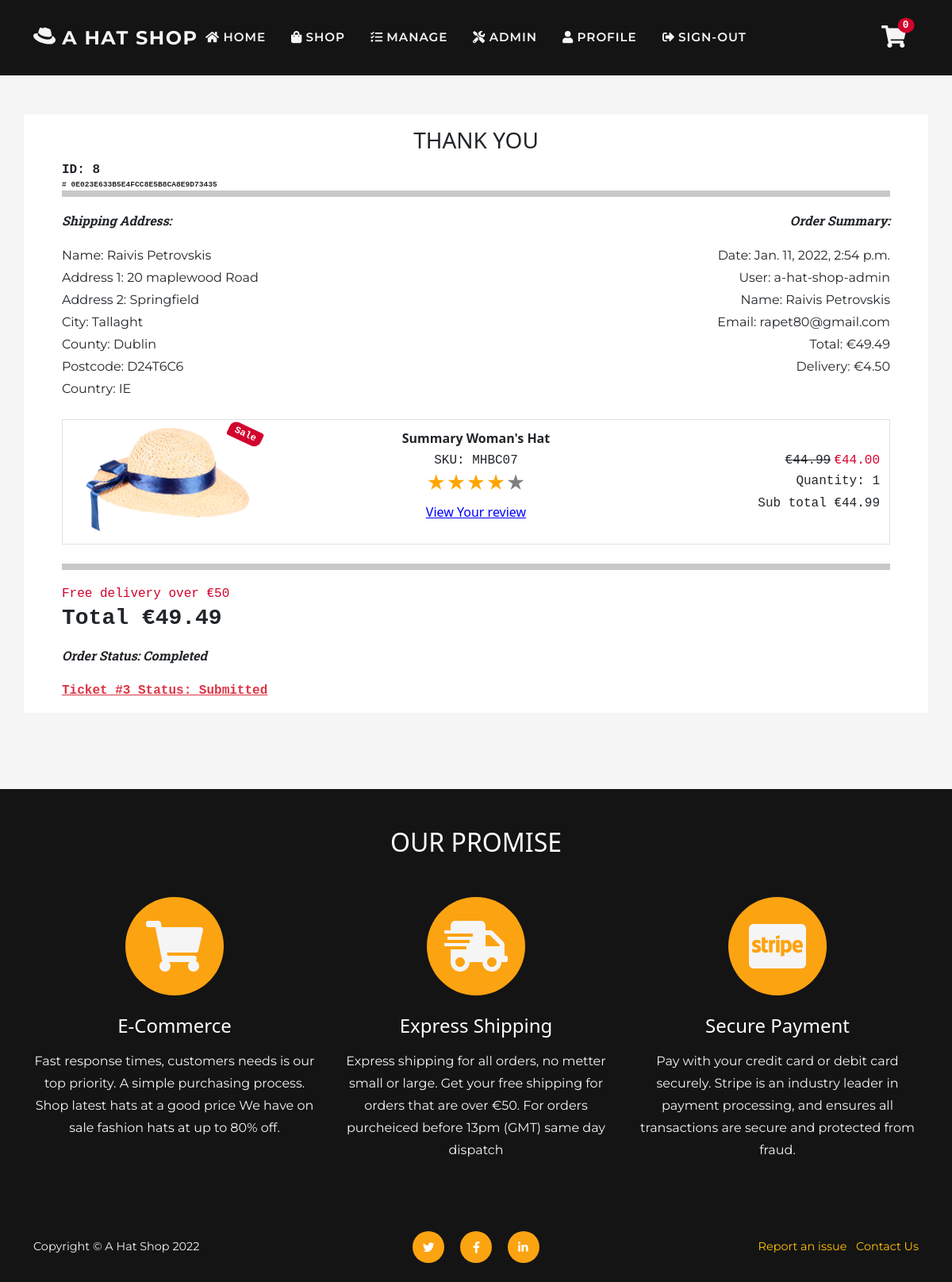
/user/order_history/0E023E633B5E4FCC8E5B8CA8E9D73435 (signed in), run on the app's committed database.
### checkout/models.py (models this page shows, shortened)
class Order(models.Model):
    SUBMITTED = 'Submitted'
    PAYMENT = 'Payment received'
    PROCESSED = 'Proccessed'
    SHIPPED = 'Shipped'
    CANCELLED = 'Cancelled'
    COMPLETED = 'Completed'
    ORDER_STATUS = [
        (SUBMITTED, 'Submitted'),
        (PAYMENT, 'Payment received'),
        (PROCESSED, 'Proccessed'),
        (SHIPPED, 'Shipped'),
        (CANCELLED, 'Cancelled'),
        (COMPLETED, 'Completed'),
    ]
    date = models.DateTimeField(auto_now_add=True)
    status = models.CharField(
        max_length=50, default=SUBMITTED, choices=ORDER_STATUS)
    order_number = models.CharField(
        max_length=32, null=False, editable=False)
    total = models.DecimalField(
        max_digits=10, decimal_places=2, default=0)
    delivery = models.DecimalField(
        max_digits=6, decimal_places=2, default=0)
    items = models.TextField(
        null=False, blank=False, default='')
    stripe_pid = models.CharField(
        max_length=254, null=False, blank=False, default='')
    paid = models.BooleanField(default=False)
    user_profile = models.ForeignKey(
        User, on_delete=models.SET_NULL,
        null=True, blank=True, related_name='orders')
    full_name = models.CharField(max_length=50)
    email = models.EmailField(max_length=50)
    shipping_name = models.CharField(max_length=50)
    address_line_1 = models.CharField(max_length=100)
    address_line_2 = models.CharField(max_length=100, blank=True)
    city = models.CharField(max_length=60)
    county = models.CharField(max_length=60, blank=True)
    postcode = models.CharField(max_length=30, blank=True)
    country = CountryField(blank_label='Country')

class OrderLine(models.Model):
    product = models.ForeignKey(Product, on_delete=models.CASCADE)
    quantity = models.IntegerField(default=1)
    order = models.ForeignKey(Order, on_delete=models.CASCADE,
                              related_name='lineitems')
    product_total = models.DecimalField(
        max_digits=6, decimal_places=2, editable=False, default=0)

### shop/models.py (models this page shows, shortened)
class Product(models.Model):
    sku = models.CharField(max_length=60)
    category = models.ForeignKey(
        'Category', null=True, blank=True,
        on_delete=models.SET_NULL)
    style = models.CharField(max_length=60)
    color = models.CharField(max_length=60)
    name = models.CharField(max_length=60)
    description = models.TextField(max_length=250)
    price = models.DecimalField(
        max_digits=6, decimal_places=2)
    image = models.ImageField(null=True, blank=True)
    sale = models.BooleanField(default=False)
    sale_price = models.DecimalField(
        max_digits=6, decimal_places=2,
        null=True, blank=True)
    item_count = models.IntegerField(
        blank=False, null=False, default=0)
    rating = models.DecimalField(
        max_digits=6, decimal_places=2,
        null=True, blank=True)
    rating_counter = models.PositiveSmallIntegerField(default=0)

### support/models.py (models this page shows, shortened)
class CustomerSuport(models.Model):
    SUBMITTED = 'Submitted'
    REVIEW = 'In Review'
    RESOLVED = 'Resolved'
    SELECT = 'Select'
    ORDER = 'Order'
    PRODUCT = 'Product'
    ACCOUNT = 'Account'
    ISSUE_CHOICES = [
        (SELECT, 'Select'),
        (ORDER, 'Order'),
        (PRODUCT, 'Product'),
        (ACCOUNT, 'Account'),
    ]
    STATUS_CHOICES = [
        (SUBMITTED, 'Submitted'),
        (REVIEW, 'In Review'),
        (RESOLVED, 'Resolved'),
    ]
    status = models.CharField(
        max_length=60, default=SUBMITTED,
        choices=STATUS_CHOICES)
    user_profile = models.ForeignKey(
        User, on_delete=models.CASCADE,
        related_name='user_support')
    issue = models.CharField(
        max_length=60, default=SELECT,
        choices=ISSUE_CHOICES)
    message = models.TextField(max_length=500)
    order_line = models.ForeignKey(
        OrderLine, on_delete=models.CASCADE,
        related_name='orderline_support', null=True)
    order = models.ForeignKey(
        Order, on_delete=models.CASCADE,
        related_name='order_support', null=True)
    date = models.DateTimeField(auto_now_add=True)

### customers/views.py (the view, shortened to what this page needs)
# urls.py: path('order_history/<order_number>',
@login_required
def order_history(request, order_number):
    order = get_object_or_404(Order, order_number=order_number)
    profile = request.user
    if not profile.is_superuser:
        if not order.user_profile == profile:
            messages.error(request, 'Only order owner can view this page')
            return redirect(reverse('home'))
    admin = False
    status_form = None
    issues = CustomerSuport.objects.all()
    try:
        issue = issues.get(order=order)
    except CustomerSuport.DoesNotExist:
        issue = None
    order_reviews = profile.user_review.filter(
        order__order_number=order_number)
    order_list = list()
    for i in order_reviews:
        order_list.append(i.product.id)
    template = 'checkout/checkout-success.html'
    context = {
        'status_form': status_form,
        'issue': issue,
        'order_list': order_list,
        'order': order,
        'from_profile': True,
        'admin': admin,
    }
    return render(request, template, context)

### checkout/templates/checkout/checkout-success.html (shortened to what this page needs)
{% extends 'base.html' %}
{% load static %}
{% block page_header %}
<header class="py-5">
</header>
{% endblock %}
{% block content %}
<section class="page-section">
    <div class="container bg-white px-3 pt-3 px-lg-5">
        <h3 class="col-12 text-uppercase text-center">Thank You</h3>
        <div class="row m-0 p-0">
            <span class="px-0 fw-bolder text-uppercase font-monospace">Id: {{ order.id }}</span> <br>
            <span class="px-0 fw-bolder time text-uppercase font-monospace"># {{ order.order_number }}</span>
            <hr class="p-1">
            <div class="px-0 col-md-6">
                <p class="text-italic fw-bolder">Shipping Address:</p>
                <p class="mb-0 font-text">Name: {{ order.shipping_name }}</p>
                <p class="mb-0 font-text">Address 1: {{ order.address_line_1 }}</p>
                {% if order.address_line_2 %}
                <p class="mb-0 font-text">Address 2: {{ order.address_line_2 }}</p>
                {% endif %}
                <p class="mb-0 font-text">City: {{ order.city }}</p>
                {% if order.county %}
                <p class="mb-0 font-text">County: {{ order.county }}</p>
                {% endif %}
                {% if order.postcode %}
                <p class="mb-0 font-text">Postcode: {{ order.postcode }}</p>
                {% endif %}
                <p class="mb-0 font-text">Country: {{ order.country }}</p>
            </div>
            <div class="col-md-6 text-md-end px-0">
                <p class="text-italic fw-bolder">Order Summary:</p>
                <p class="mb-0 font-text">Date: {{ order.date }}</p>
                <p class="mb-0 font-text">User: {{ order.user_profile }}</p>
                <p class="mb-0 font-text">Name: {{ order.full_name }}</p>
                <p class="mb-0 font-text">Email: {{ order.email }}</p>
                <p class="mb-0 font-text">Total: €{{ order.total }}</p>
                <p class="mb-0 font-text">Delivery: €{{ order.delivery }}</p>
            </div>
        </div>
        {% include 'includes/order-line-items.html' %}
        <hr class="p-1 mt-4">
        <div class="cart-conteiner bg-white align-items-center pb-3">
            <div class="col-12 fw-bolder font-monospace">
                <p>
                    {% if delivery != 0 %}
                    <span class="font-monospace h6">Delivery: €{{ delivery }}</span> <br>
                    {% else %}
                    <span class="text-danger m-0 h6 font-monospace">Free delivery over €50</span> <br>
                    {% endif %}
                    <span class="h3 fw-bold font-monospace">Total €{{ order.total }} </span>
                </p>
            </div>
            <div class="col-12">
                <div>
                    <p class="text-italic fw-bolder">Order Status: {{ order.status }}</p>
                </div>
            </div>
            <div class="col-12">
                {% if from_profile %}
                <div>
                    {% if issue %}
                    {% if issue.status == 'Resolved' %}
                    <a href="{% url 'messages_view' issue.id %}" class="m-0 link-success fw-bolder font-monospace"> Ticket #{{ issue.id }} Status: {{ issue.status }}</a>
                    {% else %}
                    <a href="{% url 'messages_view' issue.id %}" class="m-0 link-danger fw-bolder font-monospace"> Ticket #{{ issue.id }} Status: {{ issue.status }}</a>
                    {% endif %}
                    {% else %}
                    <a href="{% url 'submit' order.order_number %}">Report an issue</a>
                    {% endif %}
                </div>
                {% endif %}
            </div>
        </div>
    </div>
    {% include 'includes/forms/order-status-form.html' %}
</section>
{% endblock %}

### checkout/templates/includes/order-line-items.html
{% load thumbnail %}
{% for item in order.lineitems.all %}
<div class="cart-conteiner border mx-0 px-0 bg-white row align-items-center mt-2 mt-sm-4">
    <div class="col-6 col-sm-3 order-2 order-sm-1 position-relative">
        {% thumbnail item.product.image "300" format="WEBP" as im %}
        <a class="" href="{% url 'shop_item' item.product.id %}"
            aria-label="A link to product {{ item.product.name }} details page">
            <div class="h-100 d-flex align-items-center ">
                <img class="card-img-top" src="{{ im.url }}"
                    alt="An image for product {{ item.product.name }} color {{ item.product.color }}" />
            </div>
        </a>
        {% if item.product.sale %}
        <div class="badge bg-danger text-white position-absolute font-monospace" style="top: 0.5rem; right: 0.5rem">
            Sale
        </div>
        {% endif %}
        {% endthumbnail %}
    </div>
    <div class="col-12 col-sm-6 order-1 order-sm-2 product text-center">
        <p class="text-capitalize mb-0 fw-bolder">{{ item.product.name }}</p>
        <p class="text-capitalize mb-0 font-monospace">SKU: {{ item.product.sku }}</p>
        <div class="star_container d-flex flex-column align-items-center">
            {% if item.product.rating %}
            <a href="{% url 'all_reviews' item.product.id %}">
                <div class="stars h4 text-warning"
                    style="background-image: linear-gradient(to right, orange, orange {% widthratio item.product.rating 5 100 %}%, gray {% widthratio item.product.rating 5 100 %}%, gray 100%)">
                    ★★★★★
                </div>
            </a>
            {% else %}
            <span class="time font-monospace">No reviews yet</span>
            <div class="stars h4">
            </div>
            {% endif %}
        </div>
        {% if order.user_profile and from_profile and not order.status == 'Cancelled' %}
        {% if not item.product.id in order_list %}
        <p><a href="{% url 'review_view' item.product.id  %}?order_id={{ order.order_number }}">Write a
                review</a></p>
        {% else %}
        <p><a href="{% url 'review_view' item.product.id  %}?order_id={{ order.order_number }}">View Your
                review</a></p>
        {% endif %}
        {% endif %}
    </div>
    <div class="col-3 col-6 col-sm-3 order-2 order-sm-3">
        <div class="text-end">
            {% if item.product.sale %}
            <span class="text-decoration-line-through font-monospace">€{{ item.product.price }}</span>
            <span class="text-danger  font-monospace">€{{ item.product.sale_price }} </span>
            {% else %}
            <span class="font-monospace">€{{ item.product.price }}</span>
            {% endif %}
            <p class="mb-0 font-monospace">Quantity: {{ item.quantity }}</p>
            <p class="mb-0 font-monospace">Sub total €{{ item.product_total }} </p>
        </div>
    </div>
</div>
{% endfor %}

### data on the page
Order: id "8", order_number "0E023E633B5E4FCC8E5B8CA8E9D73435", shipping_name "Raivis Petrovskis", address_line_1 "20 maplewood Road", address_line_2 "Springfield", city "Tallaght", county "Dublin", postcode "D24T6C6", country "IE", date "Jan. 11, 2022, 2:54 p.m.", user_profile "a-hat-shop-admin", full_name "Raivis Petrovskis", email "rapet80@gmail.com", total "49.49", delivery "4.50", status "Completed"
OrderLine: shows "Sale", product.name "Summary Woman's Hat", product.sku "MHBC07", product.price "44.99", product.sale_price "44.00", quantity "1", product_total "44.99"
CustomerSuport: id "3", status "Submitted"

### other printed values
{{ item_count }} "0"
